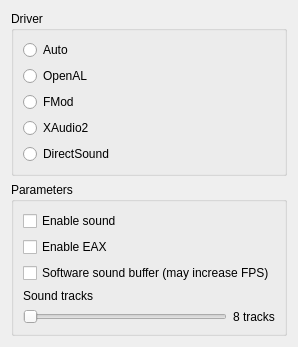
<?xml version="1.0" encoding="UTF-8"?>
<ui version="4.0">
 <class>sound_settings_widget</class>
 <widget class="QWidget" name="sound_settings_widget">
  <property name="geometry">
   <rect>
    <x>0</x>
    <y>0</y>
    <width>294</width>
    <height>317</height>
   </rect>
  </property>
  <property name="windowTitle">
   <string>Sound</string>
  </property>
  <layout class="QVBoxLayout" name="verticalLayout_3">
   <item>
    <widget class="QGroupBox" name="driverGroupBox">
     <property name="title">
      <string>Driver</string>
     </property>
     <layout class="QVBoxLayout" name="verticalLayout">
      <item>
       <widget class="QRadioButton" name="autoRadioButton">
        <property name="text">
         <string>Auto</string>
        </property>
       </widget>
      </item>
      <item>
       <widget class="QRadioButton" name="openalRadioButton">
        <property name="text">
         <string>OpenAL</string>
        </property>
       </widget>
      </item>
      <item>
       <widget class="QRadioButton" name="fmodRadioButton">
        <property name="text">
         <string>FMod</string>
        </property>
       </widget>
      </item>
      <item>
       <widget class="QRadioButton" name="xaudio2RadioButton">
        <property name="text">
         <string>XAudio2</string>
        </property>
       </widget>
      </item>
      <item>
       <widget class="QRadioButton" name="directsoundRadioButton">
        <property name="text">
         <string>DirectSound</string>
        </property>
       </widget>
      </item>
     </layout>
    </widget>
   </item>
   <item>
    <widget class="QGroupBox" name="parametersGroupBox">
     <property name="title">
      <string>Parameters</string>
     </property>
     <layout class="QVBoxLayout" name="verticalLayout_2">
      <item>
       <widget class="QCheckBox" name="soundCheckBox">
        <property name="text">
         <string>Enable sound</string>
        </property>
       </widget>
      </item>
      <item>
       <widget class="QCheckBox" name="eaxCheckBox">
        <property name="text">
         <string>Enable EAX</string>
        </property>
       </widget>
      </item>
      <item>
       <widget class="QCheckBox" name="softwareCheckBox">
        <property name="text">
         <string>Software sound buffer (may increase FPS)</string>
        </property>
       </widget>
      </item>
      <item>
       <widget class="QLabel" name="soundTracksLabel">
        <property name="text">
         <string>Sound tracks</string>
        </property>
       </widget>
      </item>
      <item>
       <layout class="QHBoxLayout" name="soundTracksHorizontalLayout">
        <item>
         <widget class="QSlider" name="tracksSlider">
          <property name="minimum">
           <number>1</number>
          </property>
          <property name="maximum">
           <number>8</number>
          </property>
          <property name="singleStep">
           <number>1</number>
          </property>
          <property name="pageStep">
           <number>4</number>
          </property>
          <property name="value">
           <number>1</number>
          </property>
          <property name="orientation">
           <enum>Qt::Horizontal</enum>
          </property>
         </widget>
        </item>
        <item>
         <widget class="QLabel" name="tracksLabel">
          <property name="text">
           <string>8 tracks</string>
          </property>
         </widget>
        </item>
       </layout>
      </item>
      <item>
       <spacer name="verticalSpacer">
        <property name="orientation">
         <enum>Qt::Vertical</enum>
        </property>
        <property name="sizeHint" stdset="0">
         <size>
          <width>20</width>
          <height>40</height>
         </size>
        </property>
       </spacer>
      </item>
     </layout>
    </widget>
   </item>
  </layout>
 </widget>
 <resources/>
 <connections/>
</ui>
